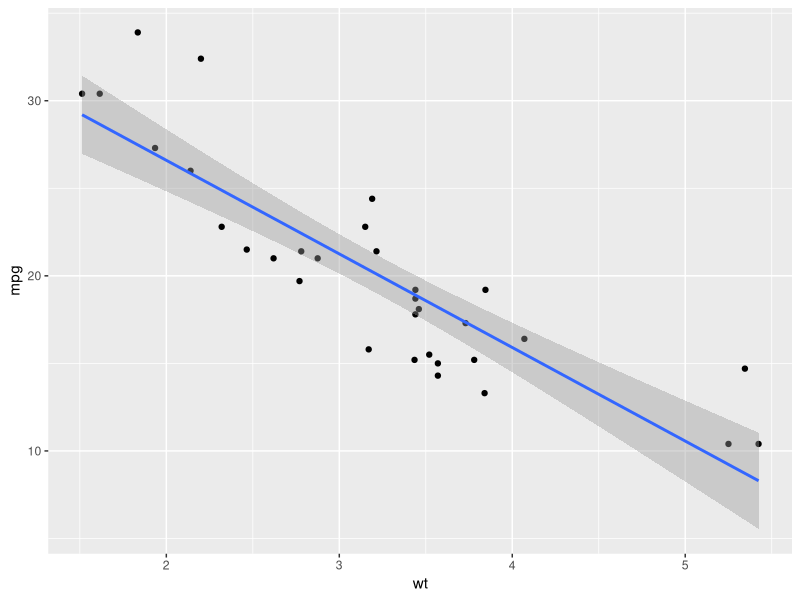
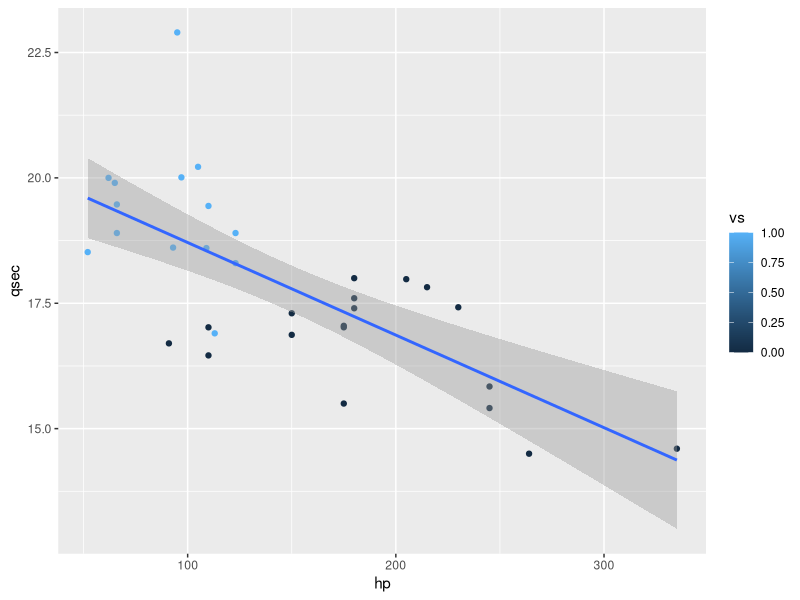

Write R code to recreate these figures, in order.
library(datasets)
library(MASS)
library(ggplot2)

summary(mtcars)
head(mtcars)
mode(mtcars$am)

#Exercise 1
ggplot(data = mtcars, mapping = aes(x = wt, y = mpg)) + geom_point() + geom_smooth(method = "lm")

#Exercise 2
ggplot(data = mtcars, mapping = aes(x = hp, y = qsec)) + geom_point(mapping = aes(color = vs)) + geom_smooth(method = "lm")

                                                     